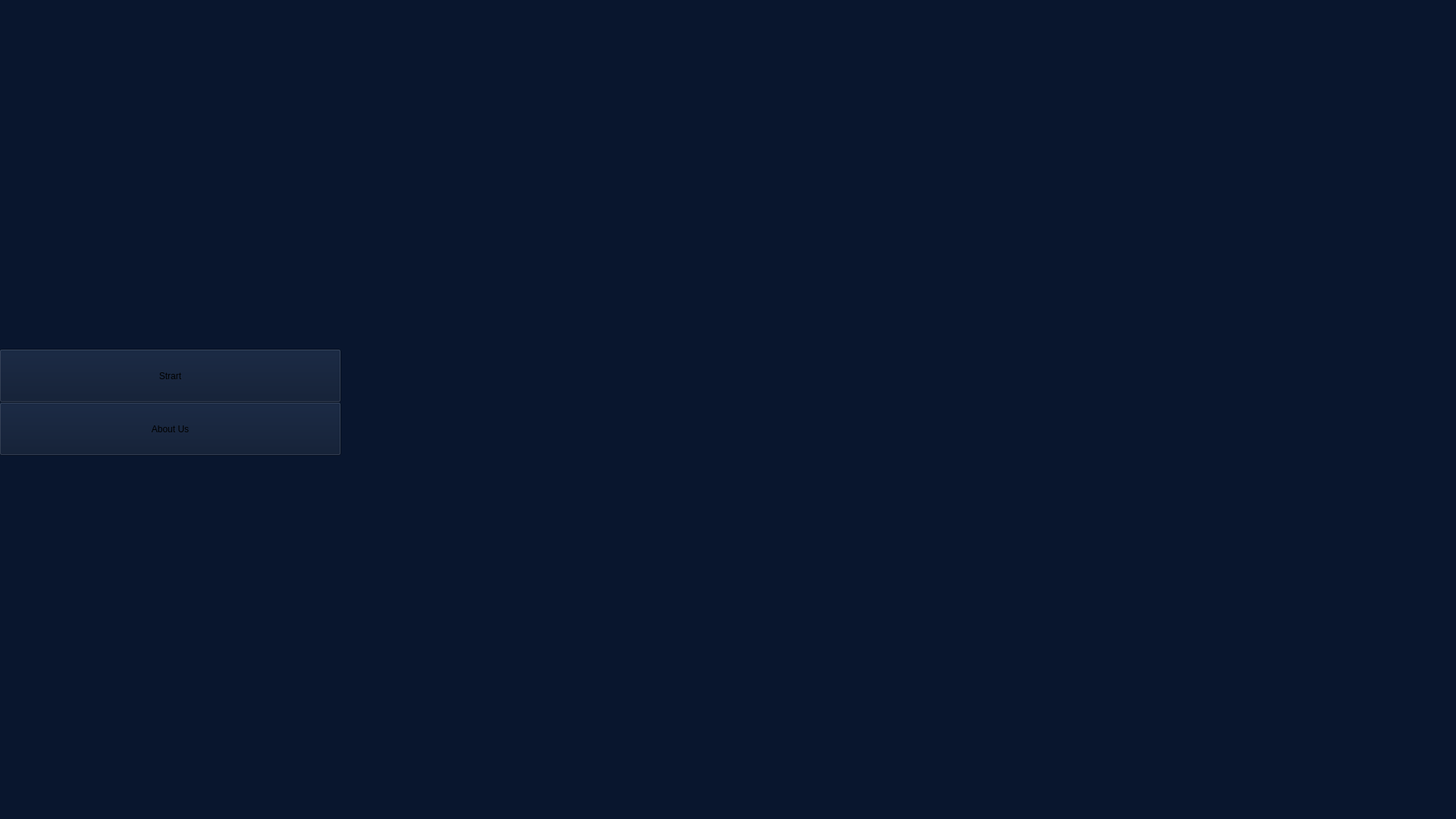
<?xml version="1.0" encoding="UTF-8"?>
<ui version="4.0">
 <class>SHIRO</class>
 <widget class="QMainWindow" name="SHIRO">
  <property name="geometry">
   <rect>
    <x>0</x>
    <y>0</y>
    <width>1920</width>
    <height>1080</height>
   </rect>
  </property>
  <property name="windowTitle">
   <string>SHIRO</string>
  </property>
  <property name="styleSheet">
   <string notr="true">background-color: rgb(9, 22, 46);
</string>
  </property>
  <widget class="QWidget" name="centralwidget">
   <widget class="QPushButton" name="pushButton_3">
    <property name="geometry">
     <rect>
      <x>0</x>
      <y>750</y>
      <width>261</width>
      <height>81</height>
     </rect>
    </property>
    <property name="styleSheet">
     <string notr="true">background-color: rgb(19, 40, 82);
font: 700 20pt &quot;Segoe UI&quot;;</string>
    </property>
    <property name="text">
     <string>Friendly</string>
    </property>
   </widget>
   <widget class="QPushButton" name="pushButton_4">
    <property name="geometry">
     <rect>
      <x>260</x>
      <y>750</y>
      <width>261</width>
      <height>81</height>
     </rect>
    </property>
    <property name="styleSheet">
     <string notr="true">background-color: rgb(19, 40, 82);
font: 700 20pt &quot;Segoe UI&quot;;</string>
    </property>
    <property name="text">
     <string>Official</string>
    </property>
   </widget>
   <widget class="QPushButton" name="pushButton_5">
    <property name="geometry">
     <rect>
      <x>0</x>
      <y>830</y>
      <width>261</width>
      <height>81</height>
     </rect>
    </property>
    <property name="styleSheet">
     <string notr="true">background-color: rgb(19, 40, 82);
font: 700 20pt &quot;Segoe UI&quot;;</string>
    </property>
    <property name="text">
     <string>Unfolded</string>
    </property>
   </widget>
   <widget class="QPushButton" name="pushButton_6">
    <property name="geometry">
     <rect>
      <x>260</x>
      <y>830</y>
      <width>261</width>
      <height>81</height>
     </rect>
    </property>
    <property name="styleSheet">
     <string notr="true">background-color: rgb(19, 40, 82);
font: 700 20pt &quot;Segoe UI&quot;;</string>
    </property>
    <property name="text">
     <string>Compressed</string>
    </property>
   </widget>
   <widget class="QTextEdit" name="textEdit">
    <property name="geometry">
     <rect>
      <x>700</x>
      <y>70</y>
      <width>1151</width>
      <height>791</height>
     </rect>
    </property>
    <property name="focusPolicy">
     <enum>Qt::FocusPolicy::WheelFocus</enum>
    </property>
    <property name="styleSheet">
     <string notr="true">background-color: rgb(37, 37, 37);
color: rgb(204, 204, 204);</string>
    </property>
    <property name="readOnly">
     <bool>true</bool>
    </property>
   </widget>
   <widget class="QPushButton" name="pushButton">
    <property name="geometry">
     <rect>
      <x>1790</x>
      <y>870</y>
      <width>61</width>
      <height>41</height>
     </rect>
    </property>
    <property name="styleSheet">
     <string notr="true">background-color: rgb(7, 52, 135);</string>
    </property>
    <property name="text">
     <string>Send</string>
    </property>
   </widget>
   <widget class="QLineEdit" name="lineEdit">
    <property name="geometry">
     <rect>
      <x>520</x>
      <y>870</y>
      <width>1271</width>
      <height>41</height>
     </rect>
    </property>
    <property name="styleSheet">
     <string notr="true">background-color: rgb(38, 38, 38);
color: rgb(184, 184, 184);</string>
    </property>
   </widget>
   <widget class="QWidget" name="verticalLayoutWidget">
    <property name="geometry">
     <rect>
      <x>520</x>
      <y>70</y>
      <width>1331</width>
      <height>791</height>
     </rect>
    </property>
    <layout class="QVBoxLayout" name="verticalLayout">
     <item>
      <widget class="QScrollArea" name="scrollArea">
       <property name="styleSheet">
        <string notr="true">font: 20pt &quot;Arial&quot;;</string>
       </property>
       <property name="widgetResizable">
        <bool>true</bool>
       </property>
       <widget class="QWidget" name="scrollAreaWidgetContents">
        <property name="geometry">
         <rect>
          <x>0</x>
          <y>0</y>
          <width>1327</width>
          <height>787</height>
         </rect>
        </property>
        <widget class="QLabel" name="videolabel">
         <property name="geometry">
          <rect>
           <x>820</x>
           <y>80</y>
           <width>421</width>
           <height>301</height>
          </rect>
         </property>
         <property name="text">
          <string/>
         </property>
        </widget>
       </widget>
      </widget>
     </item>
    </layout>
   </widget>
   <widget class="QLabel" name="image">
    <property name="geometry">
     <rect>
      <x>20</x>
      <y>0</y>
      <width>481</width>
      <height>141</height>
     </rect>
    </property>
    <property name="text">
     <string/>
    </property>
    <property name="pixmap">
     <pixmap resource="rec.qrc">:/res/logo</pixmap>
    </property>
   </widget>
   <widget class="QGraphicsView" name="graphicsView">
    <property name="geometry">
     <rect>
      <x>20</x>
      <y>301</y>
      <width>481</width>
      <height>441</height>
     </rect>
    </property>
   </widget>
   <widget class="QPushButton" name="pushButton_7">
    <property name="geometry">
     <rect>
      <x>10</x>
      <y>220</y>
      <width>501</width>
      <height>61</height>
     </rect>
    </property>
    <property name="styleSheet">
     <string notr="true">background-color: rgb(19, 40, 82);</string>
    </property>
    <property name="text">
     <string/>
    </property>
   </widget>
   <widget class="QPushButton" name="pushButton_8">
    <property name="geometry">
     <rect>
      <x>10</x>
      <y>160</y>
      <width>501</width>
      <height>61</height>
     </rect>
    </property>
    <property name="styleSheet">
     <string notr="true">background-color: rgb(19, 40, 82);</string>
    </property>
    <property name="text">
     <string/>
    </property>
   </widget>
   <widget class="QPushButton" name="pushButton_9">
    <property name="geometry">
     <rect>
      <x>1860</x>
      <y>70</y>
      <width>61</width>
      <height>61</height>
     </rect>
    </property>
    <property name="styleSheet">
     <string notr="true">background-color: rgb(19, 40, 82);
font: 700 16pt &quot;Terminal&quot;;</string>
    </property>
    <property name="text">
     <string>EN</string>
    </property>
   </widget>
   <widget class="QPushButton" name="pushButton_10">
    <property name="geometry">
     <rect>
      <x>1860</x>
      <y>130</y>
      <width>61</width>
      <height>61</height>
     </rect>
    </property>
    <property name="styleSheet">
     <string notr="true">background-color: rgb(19, 40, 82);
font: 700 16pt &quot;Terminal&quot;;</string>
    </property>
    <property name="text">
     <string>DARK</string>
    </property>
   </widget>
   <widget class="QPushButton" name="MENU">
    <property name="geometry">
     <rect>
      <x>1860</x>
      <y>190</y>
      <width>61</width>
      <height>61</height>
     </rect>
    </property>
    <property name="styleSheet">
     <string notr="true">background-color: rgb(19, 40, 82);
font: 700 16pt &quot;Terminal&quot;;</string>
    </property>
    <property name="text">
     <string>MENU</string>
    </property>
   </widget>
   <widget class="QPushButton" name="EXIT">
    <property name="geometry">
     <rect>
      <x>1860</x>
      <y>250</y>
      <width>61</width>
      <height>61</height>
     </rect>
    </property>
    <property name="styleSheet">
     <string notr="true">background-color: rgb(19, 40, 82);
font: 700 16pt &quot;Terminal&quot;;</string>
    </property>
    <property name="text">
     <string>EXIT</string>
    </property>
   </widget>
   <widget class="QWidget" name="menuWidget" native="true">
    <property name="geometry">
     <rect>
      <x>-11</x>
      <y>-40</y>
      <width>1941</width>
      <height>1111</height>
     </rect>
    </property>
    <widget class="QPushButton" name="startButton">
     <property name="geometry">
      <rect>
       <x>10</x>
       <y>500</y>
       <width>451</width>
       <height>71</height>
      </rect>
     </property>
     <property name="styleSheet">
      <string notr="true">font: 700 12pt &quot;Cascadia Code&quot;;</string>
     </property>
     <property name="text">
      <string>Strart</string>
     </property>
    </widget>
    <widget class="QPushButton" name="aboutButton">
     <property name="geometry">
      <rect>
       <x>10</x>
       <y>570</y>
       <width>451</width>
       <height>71</height>
      </rect>
     </property>
     <property name="styleSheet">
      <string notr="true">font: 700 12pt &quot;Cascadia Code&quot;;</string>
     </property>
     <property name="text">
      <string>About Us</string>
     </property>
    </widget>
   </widget>
  </widget>
  <widget class="QStatusBar" name="statusbar"/>
  <widget class="QMenuBar" name="menubar">
   <property name="geometry">
    <rect>
     <x>0</x>
     <y>0</y>
     <width>1920</width>
     <height>17</height>
    </rect>
   </property>
  </widget>
 </widget>
 <resources>
  <include location="rec.qrc"/>
 </resources>
 <connections/>
</ui>
